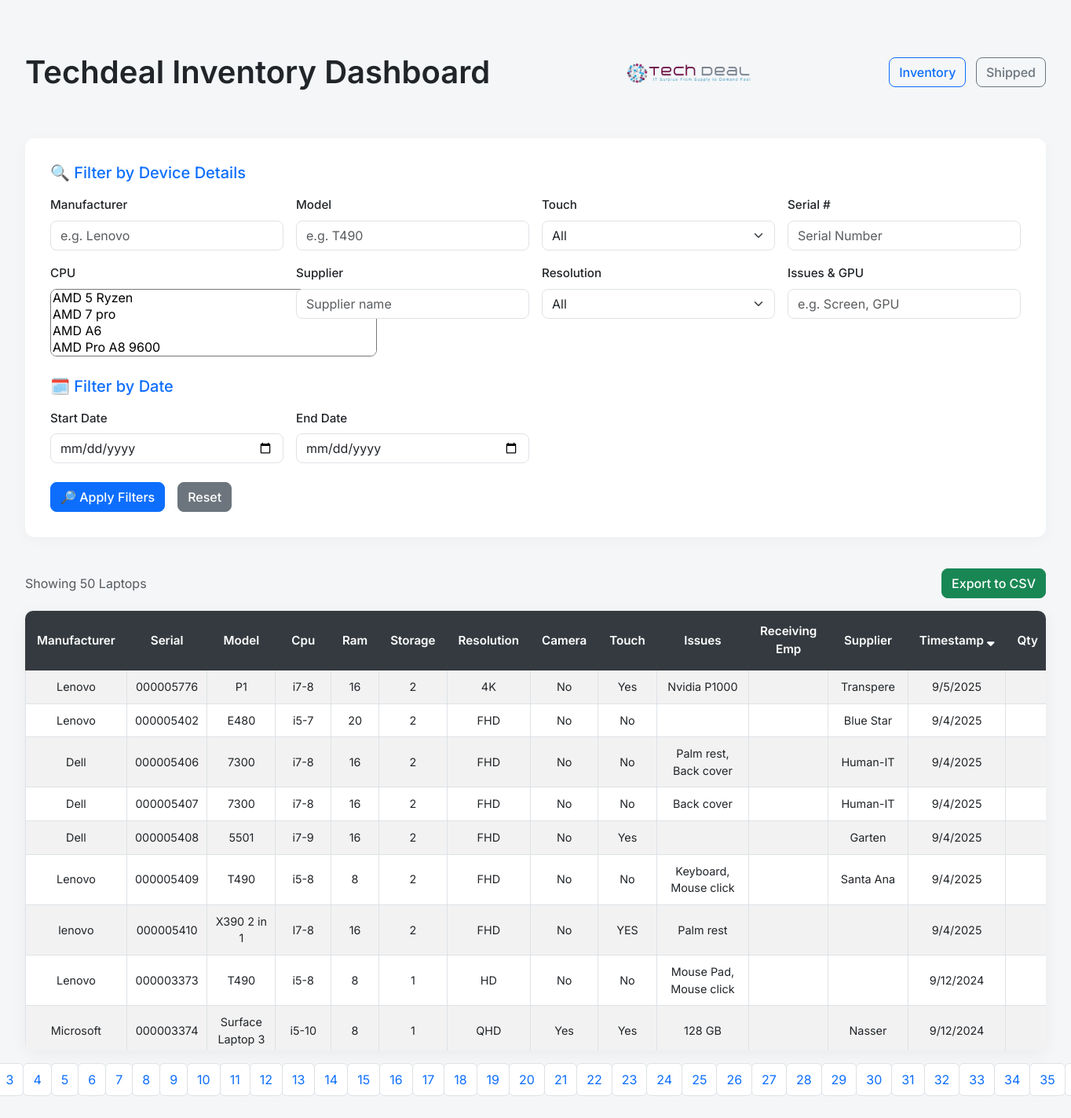
The page / on the database its author committed.
### tables this page shows
CREATE TABLE pc_info (
        manufacturer TEXT,
        serial TEXT PRIMARY KEY,
        model TEXT,
        unknown1 TEXT,
        cpu TEXT,
        ram TEXT,
        storage TEXT,
        Resolution TEXT,
        camera TEXT,
        Touch TEXT,
        Issues TEXT,
        Receiving_Emp TEXT,
        Supplier TEXT,
        timestamp TEXT,
        QTY TEXT
    );

### InventoryWebApp.py (the view, shortened to what this page needs)
@app.route("/", methods=["GET"])
def index():
    filters = request.args
    sort_by = filters.get("sort_by", "timestamp")
    sort_order = filters.get("sort_order", "desc")
    page = int(filters.get("page", 1))
    per_page = 50
    selected_model = filters.get("model", "")
    cpu_options = get_unique_cpus(selected_model)  # depends on selected model
    all_pcs = get_filtered_data(filters, sort_by, sort_order)
    total_records = len(all_pcs)
    total_pages = math.ceil(total_records / per_page)
    start = (page - 1) * per_page
    end = start + per_page
    pcs = all_pcs[start:end]
    model_options = get_unique_models()
    model = request.args.get("model", "").strip()
    resolution_options = []
    return render_template("index.html", pcs=pcs, current_sort=sort_by, current_order=sort_order,
        current_page=page,
        total_pages=total_pages,
        cpu_options=cpu_options,
                           model_options=model_options,
                           resolution_options=resolution_options)

### InventoryWebApp.py (called while the page is built)
def get_unique_models():
    conn = sqlite3.connect(DB_PATH)
    cursor = conn.cursor()
    cursor.execute("""
        SELECT DISTINCT model FROM pc_info
        WHERE model IS NOT NULL AND TRIM(model) != ''
        ORDER BY model
    """)
    models = [row[0] for row in cursor.fetchall()]
    conn.close()
    return models

def get_unique_cpus(model=None):
    conn = sqlite3.connect(DB_PATH)
    cursor = conn.cursor()
    if model:
        cursor.execute("""
            SELECT DISTINCT cpu FROM pc_info
            WHERE LOWER(model) = LOWER(?) AND cpu IS NOT NULL AND TRIM(cpu) != ''
            ORDER BY cpu
        """, (model,))
    else:
        cursor.execute("""
            SELECT DISTINCT cpu FROM pc_info
            WHERE cpu IS NOT NULL AND TRIM(cpu) != ''
            ORDER BY cpu
        """)
    cpus = [row[0] for row in cursor.fetchall()]
    conn.close()
    return cpus

### templates/index.html (shortened to what this page needs)
<!DOCTYPE html>
<html lang="en">
<head>
	<link rel="stylesheet" href="https://cdn.jsdelivr.net/npm/bootstrap-select@1.14.0-beta3/dist/css/bootstrap-select.min.css">
    <link rel="stylesheet" href="https://cdn.jsdelivr.net/npm/bootstrap@5.3.0/dist/css/bootstrap.min.css">
	<link rel="stylesheet" href="https://cdnjs.cloudflare.com/ajax/libs/font-awesome/6.5.0/css/all.min.css">
</head>
<body>
    <div class="d-flex justify-content-between align-items-center mb-4">
       <h1 class="mb-0">Techdeal Inventory Dashboard</h1>
    <div>
        <img src="/static/logo.png" alt="Logo" style="height: 120px;">
    </div>
    <div>
        <a href="/" class="btn btn-outline-primary me-2">Inventory</a>
        <a href="/alternate" class="btn btn-outline-secondary">Shipped</a>
    </div>
</div>
<form method="GET" class="filter-box">
<div class="mb-4">
  <h5 class="mb-3 text-primary">🔍 Filter by Device Details</h5>
  <div class="row g-3">
    <div class="col-md-3">
      <label class="form-label">Manufacturer</label>
      <input type="text" class="form-control" name="manufacturer" placeholder="e.g. Lenovo"
             value="{{ request.args.get('manufacturer', '') }}">
    </div>
    <div class="col-md-3">
      <label class="form-label">Model</label>
      <input type="text" class="form-control" name="model" list="modelOptions" placeholder="e.g. T490"
             value="{{ request.args.get('model', '') }}">
    </div>
    <div class="col-md-3">
      <label class="form-label">Touch</label>
      <select class="form-select" name="touch">
        <option value="">All</option>
      </select>
    </div>
    <div class="col-md-3">
      <label class="form-label">Serial #</label>
      <input type="text" class="form-control" name="serial" placeholder="Serial Number"
             value="{{ request.args.get('serial', '') }}">
    </div>
<div class="col-md-3">
  <label class="form-label">CPU</label>
  <select class="selectpicker" name="cpu" multiple data-live-search="true"
          data-actions-box="true" title="Select CPUs">
    {% for option in cpu_options %}
      <option value="{{ option }}" {% if option in request.args.getlist('cpu') %}selected{% endif %}>
      </option>
    {% endfor %}
  </select>
</div>
<div class="col-md-3">
  <label class="form-label">Supplier</label>
  <input type="text" class="form-control" name="supplier" placeholder="Supplier name"
         value="{{ request.args.get('supplier', '') }}">
</div>
<div class="col-md-3">
  <label class="form-label">Resolution</label>
  <select class="form-select" name="resolution">
    <option value="">All</option>
  </select>
</div>
    <div class="col-md-3">
      <label class="form-label">Issues & GPU</label>
      <input type="text" class="form-control" name="issues" placeholder="e.g. Screen, GPU"
             value="{{ request.args.get('issues', '') }}">
    </div>
  </div>
</div>
  <div class="mb-4">
    <h5 class="mb-3 text-primary">🗓️ Filter by Date</h5>
    <div class="row g-3">
      <div class="col-md-3">
        <label class="form-label">Start Date</label>
        <input type="date" class="form-control" name="start_date" value="{{ request.args.get('start_date', '') }}">
      </div>
      <div class="col-md-3">
        <label class="form-label">End Date</label>
        <input type="date" class="form-control" name="end_date" value="{{ request.args.get('end_date', '') }}">
      </div>
    </div>
  </div>
  <div class="d-flex gap-3">
    <button type="submit" class="btn btn-primary">🔎 Apply Filters</button>
    <a href="/" class="btn btn-secondary">Reset</a>
  </div>
    </form>
{% if pcs %}
    <div class="d-flex justify-content-between align-items-center mb-3">
        <p class="text-muted mb-0">Showing {{ pcs|length }} Laptop{{ 's' if pcs|length != 1 else '' }}</p>
        <a href="/download-csv?{{ request.query_string.decode('utf-8') }}" class="btn btn-success">Export to CSV</a>
    </div>
<div class="table-wrapper mt-3">
        <div class="table-responsive">
            <table class="table table-bordered table-hover table-striped custom-table">
                <thead class="table-dark">
                    <tr>
                        {% for col in ["manufacturer", "serial", "model", "cpu", "ram", "storage", "resolution", "camera", "touch", "issues", "Receiving_Emp", "supplier", "timestamp" , "QTY"] %}
                            <th>
								<a href="?
									sort_by={{ col }}&sort_order={{ 'asc' if current_sort != col or current_order == 'desc' else 'desc' }}">
                                  {{ col.replace('_', ' ').title() }}
                                    {% if current_sort == col %}
										 <i class="fas fa-sort-{{ 'up' if current_order == 'asc' else 'down' }}"></i>
                                    {% endif %}
                                </a>
                            </th>
                        {% endfor %}
                    </tr>
                </thead>
                <tbody>
                    {% for pc in pcs %}
                        <tr>
                            <td>{{ pc["manufacturer"] }}</td>
                            <td>{{ pc["serial"] }}</td>
                            <td>{{ pc["model"] }}</td>
                            <td>{{ pc["cpu"] }}</td>
                            <td>{{ pc["ram"] }}</td>
                            <td>{{ pc["storage"] }}</td>
                            <td>{{ pc["resolution"] }}</td>
                            <td>{{ pc["camera"] }}</td>
                            <td>{{ pc["touch"] }}</td>
                            <td>{{ pc["issues"] }}</td>
                            <td>{{ pc["gpu"] }}</td>
                            <td>{{ pc["supplier"] }}</td>
                            <td>{{ pc["timestamp"] }}</td>
							<td>{{ pc["QTY"] }}</td>
                        </tr>
                    {% endfor %}
                </tbody>
            </table>
            </div>
  </div>
<div class="card-footer">
  <nav aria-label="Page navigation">
    <ul class="pagination justify-content-center mt-3 mb-0">
      {% set base_query = request.args.to_dict() %}
      {% set base_query_no_page = base_query.copy() %}
      {% if 'page' in base_query_no_page %}
        {% set _ = base_query_no_page.pop('page') %}
      {% endif %}
      {% for page_num in range(1, total_pages + 1) %}
        {% set page_query = base_query_no_page.copy() %}
        {% set _ = page_query.update({'page': page_num}) %}
        <li class="page-item {% if page_num == current_page %}active{% endif %}">
          <a class="page-link" href="?{{ page_query | urlencode }}">{{ page_num }}</a>
        </li>
      {% endfor %}
    </ul>
  </nav>
</div>
    {% else %}
        <p class="text-muted">No records found for your filters.</p>
    {% endif %}
</body>
</html>

### templates/index.html (style rules this page uses)
body { font-family: 'Inter', sans-serif; padding: 2rem; background-color: #f4f6f8; font-size: 16px; }
h1 { font-weight: 600; }
.filter-box { background: #ffffff; padding: 2rem; border-radius: 12px; box-shadow: 0 4px 20px rgba(0, 0, 0, 0.03); margin-bottom: 2.5rem; }
.table-wrapper { background: #ffffff; border-radius: 10px; box-shadow: 0 4px 20px rgba(0, 0, 0, 0.05); overflow-x: auto; }
.table-responsive { max-height: 70vh; overflow-y: auto; }
.custom-table { min-width: 1200px; }
.custom-table thead th { background-color: #343a40; color: white; position: sticky; top: 0; z-index: 5; vertical-align: middle; text-align: center; font-size: 0.95rem; padding: 14px; }
.custom-table th a { color: white; text-decoration: none; font-weight: 600; display: inline-flex; align-items: center; gap: 4px; }
.custom-table td { vertical-align: middle; text-align: center; font-size: 0.9rem; padding: 10px; }
.btn { border-radius: 8px; font-weight: 500; }
.pagination .page-link { border-radius: 6px; padding: 8px 12px; }
.form-label { font-weight: 500; font-size: 0.95rem; }
.selectpicker, .form-select, .form-control { border-radius: 8px; }

### rows shown on the page
pc_info: manufacturer "Lenovo", serial "000005776", model "P1", cpu "i7-8", ram "16", storage "2", resolution "4K", camera "No", touch "Yes", issues "Nvidia P1000", supplier "Transpere", timestamp "9/5/2025"
pc_info: manufacturer "Lenovo", serial "000005402", model "E480", cpu "i5-7", ram "20", storage "2", resolution "FHD", camera "No", touch "No", supplier "Blue Star", timestamp "9/4/2025"
pc_info: manufacturer "Dell", serial "000005406", model "7300", cpu "i7-8", ram "16", storage "2", resolution "FHD", camera "No", touch "No", issues "Palm rest, Back cover", supplier "Human-IT", timestamp "9/4/2025"
pc_info: manufacturer "Dell", serial "000005407", model "7300", cpu "i7-8", ram "16", storage "2", resolution "FHD", camera "No", touch "No", issues "Back cover", supplier "Human-IT", timestamp "9/4/2025"
pc_info: manufacturer "Dell", serial "000005408", model "5501", cpu "i7-9", ram "16", storage "2", resolution "FHD", camera "No", touch "Yes", supplier "Garten", timestamp "9/4/2025"
pc_info: manufacturer "Lenovo", serial "000005409", model "T490", cpu "i5-8", ram "8", storage "2", resolution "FHD", camera "No", touch "No", issues "Keyboard, Mouse click", supplier "Santa Ana", timestamp "9/4/2025"
pc_info: manufacturer "lenovo", serial "000005410", model "X390 2 in 1", cpu "I7-8", ram "16", storage "2", resolution "FHD", camera "No", touch "YES", issues "Palm rest", timestamp "9/4/2025"
pc_info: manufacturer "Lenovo", serial "000003373", model "T490", cpu "i5-8", ram "8", storage "1", resolution "HD", camera "No", touch "No", issues "Mouse Pad, Mouse click", timestamp "9/12/2024"
pc_info: manufacturer "Microsoft", serial "000003374", model "Surface Laptop 3", cpu "i5-10", ram "8", storage "1", resolution "QHD", camera "Yes", touch "Yes", issues "128 GB", supplier "Nasser", timestamp "9/12/2024"

### other values the page prints
{{ pcs|length }} "50"
{{ 's' if pcs|length != 1 else '' }} "s"
{{ col.replace('_', ' ').title() }} "Manufacturer" "Serial" "Model" "Cpu" "Ram" "Storage" "Resolution" "Camera" "Touch" "Issues" "Receiving Emp" "Supplier" "Timestamp" "Qty"
{{ page_num }} "3" "4" "5" "6" "7" "8" "9" "10" "11" "12" "13" "14" "15" "16" "17" "18" "19" "20" "21" "22" "23" "24" "25" "26" "27" "28" "29" "30" "31" "32" "33" "34" "35"
